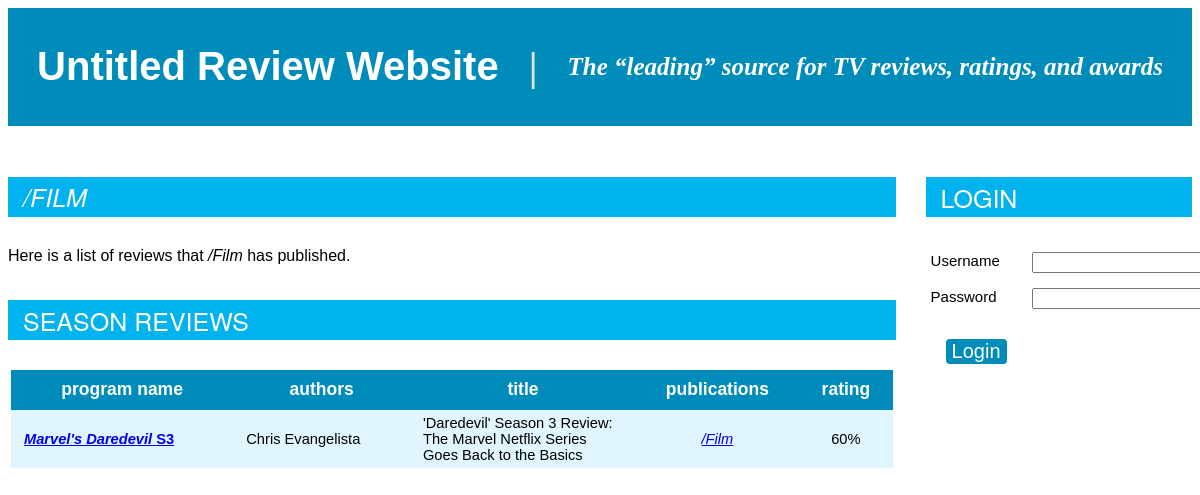
Page /scripts/publication.php?id=/Film on the committed database.
### tables this page shows
CREATE TABLE IF NOT EXISTS Review
	(reviewID INTEGER PRIMARY KEY AUTO_INCREMENT, 
	rating DOUBLE, 
	progID INTEGER, 
    serialID INTEGER,
	seasonID INTEGER,
    FOREIGN KEY(progID)
		REFERENCES Program(progID)
        ON DELETE CASCADE
        ON UPDATE CASCADE,
	FOREIGN KEY(serialID, seasonID)
		REFERENCES Season(serialID, seasonID)
        ON DELETE CASCADE
        ON UPDATE CASCADE
);

CREATE TABLE IF NOT EXISTS Serial
	(serialID INTEGER PRIMARY KEY AUTO_INCREMENT, 
	name VARCHAR(50)
);

CREATE TABLE IF NOT EXISTS Season
	(serialID INTEGER, 
	seasonID INTEGER, 
	orderingPlatformID INTEGER,
	announceDate DATE, 
	renewed BOOL,
	PRIMARY KEY(serialID, seasonID),
	FOREIGN KEY(serialID)
		REFERENCES Serial(serialID)
		ON DELETE CASCADE
		ON UPDATE CASCADE,
	FOREIGN KEY(orderingPlatformID)
		REFERENCES Platform(platformID)
		ON DELETE CASCADE
		ON UPDATE CASCADE
);

CREATE TABLE IF NOT EXISTS CriticReview
	(reviewID INTEGER PRIMARY KEY, 
	title VARCHAR(250), 
	textExcerpt VARCHAR(1000),
	FOREIGN KEY(reviewID)
		REFERENCES Review(reviewID)
		ON DELETE CASCADE
		ON UPDATE CASCADE
);

CREATE TABLE IF NOT EXISTS Publishes
	(publicationName VARCHAR(40), 
	reviewID INTEGER, 
	date DATE,
	PRIMARY KEY(publicationName, reviewID),
	FOREIGN KEY(publicationName) 
		REFERENCES Publication(publicationName) 
		ON DELETE CASCADE
		ON UPDATE CASCADE,
	FOREIGN KEY(reviewID) 
		REFERENCES CriticReview(reviewID) 
		ON DELETE CASCADE
		ON UPDATE CASCADE
);

### scripts/publication.php (the view, shortened to what this page needs)
<html>
	<head>
		<link href="style.css" rel="stylesheet" type="text/css">
		<div id="top">
			<a class="header-link" href="<?php echo "http://" . $_SERVER['HTTP_HOST']; ?>"><h1>Untitled Review Website</h1></a>
			<span class="separator"><b>|</b></span>
			<h2>The “leading” source for TV reviews, ratings, and awards</h2>
		</div>
	</head>
	<body>
		<div class="column-left">
<?php
$servername = "localhost:3306";
$username = "application";
$password = "applicationPASSWORD";
$dbname = "untitled_review_website";
echo "<span class=\"content-header\"><h3><i>" . $_GET['name'] . "</i></h3></span>";
$conn = new mysqli($servername, $username, $password, $dbname);
if ($conn->connect_error) {
	$error = true;
} else {
	$seasonSql = "SELECT R.reviewID, S.serialID, SE.name AS showName, S.seasonID, CR.title, R.rating
					FROM Review R
					JOIN CriticReview CR ON R.reviewID = CR.reviewID
					JOIN Publishes P ON CR.reviewID = P.reviewID
					JOIN Season S ON R.serialID = S.serialID AND R.seasonID = S.seasonID
					JOIN Serial SE ON S.serialID = SE.serialID
					WHERE P.publicationName = \"" . $_GET['name'] . "\"
					ORDER BY R.reviewID";
	$seasonResult = $conn->query($seasonSql);
	$programSql = "SELECT R.reviewID, R.progID, ES.serialID, ES.name AS showName,
					ES.seasonID, ES.epID, P.name AS programName, R.rating, CR.title
					FROM Review R
					JOIN CriticReview CR ON R.reviewID = CR.reviewID
					JOIN Publishes PU ON CR.reviewID = PU.reviewID
					JOIN Program P ON R.progID = P.progID
					LEFT JOIN (SELECT E.progID, E.serialID, E.seasonID, E.epID, S.name
						FROM Episode E
						LEFT JOIN Serial S
						ON S.serialID = E.serialID) ES
					ON ES.progID = P.progID
					WHERE PU.publicationName = \"" . $_GET['name'] . "\"
					ORDER BY R.reviewID";
	$programResult = $conn->query($programSql);
	$type = "Season";
	$result = $seasonResult;
	if ($seasonResult->num_rows > 0 || $programResult->num_rows > 0) {
		echo "<p>Here is a list of reviews that <i>" . $_GET['name'] . "</i> has published.</p>";
		for ($i=1; $i<=2; $i++) {
			if ($result->num_rows > 0) {
				echo "<span class=\"content-header\"><h3>" . $type . " Reviews</h3></span>
						<table align=\"center\" class=\"listing\">
							<tr>
								<th>Program Name</th>
								<th>Authors</th>
								<th>Title</th>
								<th>Publications</th>
								<th>Rating</th>
							</tr>";
				while ($row = $result->fetch_assoc()) {
					if ($row["programName"] == null) {
						$showLink = "http://" . $_SERVER['HTTP_HOST']. "/season?serialID=" . $row["serialID"] . "&seasonID=" . $row["seasonID"];
						$showDescriptor = "";
						$showTitle = "<a href=\"" . $showLink . "\"><b><i>" . $row["showName"] . "</i> S" . $row["seasonID"] . "</b></a>";
					}
					echo "<tr class=\"table-entry\">
							<td>" . $showDescriptor . $showTitle . "</td>
							<td>";
					$authorSql = "SELECT DISTINCT(C.name)
									FROM Critic C, CriticWrites CW
									WHERE C.reviewerID = CW.reviewerID
										AND CW.reviewID = " . $row["reviewID"];
					$authorResult = $conn->query($authorSql);
					while ($innerRow = $authorResult->fetch_assoc()) {
						echo "<p>" . $innerRow['name'] . "</p>";
					}
					echo "</td>
							<td style=\"width:200px\">" . $row['title'] . "</td>
							<td align=\"center\">";
					$pubSql = "SELECT publicationName
								FROM Publishes
								WHERE reviewID = " . $row["reviewID"];
					$pubResult = $conn->query($pubSql);
					while ($innerRow = $pubResult->fetch_assoc()) {
						echo "<p><i><a href=\"http://" . $_SERVER['HTTP_HOST'] . "/publication?id=" . $innerRow['publicationName'] . "\">
							" . $innerRow['publicationName'] . "</a></i></p>";
					}
					echo "</td>
							<td align=\"center\">" . $row['rating'] . "%</td>
						  </tr>";
				}
				echo "</table>";
			}
			$type = "Program";
			$result = $programResult;
		}
	} else {
		$error = true;
	}
}
?>
		</div>
		<div class="column-right">
<?php
$criticID = isset($_GET['id']) ? $_GET['id'] : $_POST['id'];
if (isset($_SESSION['logged_in']) && !isset($_POST['logout'])) {
	$user_descriptor = "<b>" . $_SESSION['username'] . "</b>";
	if (isset($_SESSION['is_critic']) && $_SESSION['is_critic']) {
		$servername = "localhost:3306";
		$username = "application";
		$password = "applicationPASSWORD";
		$dbname = "untitled_review_website";
		$conn = new mysqli($servername, $username, $password, $dbname);
		if (!$conn->connect_error) {
			$sql = "SELECT name FROM Critic WHERE dbUsername = '" . $_SESSION['username'] . "'";
			$result = $conn->query($sql);
			if ($result->num_rows > 0) {
				$row = $result->fetch_assoc();
				$user_descriptor = "<b>" . $row['name'] . "</b> (" . $_SESSION['username'] . ")";
			}
		}
		$conn->close();
	}
	echo "<div id=\"account\">
			<span class=\"content-header\"><h3>Account</h3></span>
					<p>Welcome, " . $user_descriptor . "</b>!</p>";
	if (isset($_SESSION['is_critic']) && $_SESSION['is_critic']) {
		echo "<p>Search for a program to add a review to, or click
			<a href=\"http://" . $_SERVER['HTTP_HOST'] . "/critic_management\">here</a>
			to view and update your reviews.</p>";
	}
	if(isset($_SESSION['is_admin']) && $_SESSION['is_admin']) {
		echo "<p>Click <a href=\"http://" . $_SERVER['HTTP_HOST'] . "/admin_management\">here</a>
			to add data to the review website database.</p>";
	}
	echo "<form action=\"" . $_SERVER['PHP_SELF'] . "\" method=\"post\">
			<input type=\"hidden\" name=\"id\" value=\"" . $criticID . "\">
			<button type=\"submit\" name=\"logout\">Logout</button>
		  </form>
		  </div>";
} else {
	echo "<div id=\"login-form\">
		  <span class=\"content-header\"><h3>Login</h3></span>
		  <form action=\"" . $_SERVER['PHP_SELF'] . "\" method=\"post\">
			<input type=\"hidden\" name=\"id\" value=\"" . $criticID . "\">
			<table class=\"plain\">
				<tr>
					<td>Username</td>
					<td><input type=\"text\" name=\"username\"
						value=\"" . (isset($_POST['username']) ? $_POST['username'] : '') . "\"</td>
				</tr>
				<tr>
					<td>Password</td>
					<td><input type=\"password\" name=\"password\"
						value=\"" . (isset($_POST['password']) ? $_POST['password'] : '') . "\"</td>
				</tr>
				<tr>
					<td><button type=\"submit\" name=\"login\">Login</button></td>
				</tr>
			</table>
		  </form>";
}
?>
			  </div>
	</body>
</html>

### scripts/style.css (style rules this page uses)
html { overflow-y:scroll; }
#top { background-color:#008cbb; clear:both; display:flex; align-items:center; justify-content:center; height:15%; width:auto; margin:0px 0px 16px 0px; }
.column-left { float:left; width:75%; }
.column-right { float:right; width:22.5%; }
.content-header { background-color:#00B2EE; clear:both; margin-top:35px; margin-bottom:30px; display:block; padding-left:15px; line-height:40px; }
.separator { color:#e3e3e3; font-size:40; display:inline; margin-left:30px; margin-right:30px; }
h1 { color:white; font-size:40; font-family:sans-serif; display:inline; }
h2 { color:white; font-size:25; display:inline; font-style:italic; font-family:serif; }
h3 { color:white; font-size:25; display:inline; font-family:"HelveticaNeue-Light", "Helvetica Neue Light", "Helvetica Neue", Helvetica, Arial, "Lucida Grande", sans-serif; font-weight:200; text-transform:uppercase; }
p { font-family:sans-serif; }
table.plain { font-family:sans-serif; border-collapse:collapse; font-size:15; padding:30px; }
table.plain th, table.plain td { padding:5px; padding-bottom:10px; vertical-align:top; }
table.listing { clear:both; width:73.5vw; font-family:sans-serif; border-collapse:collapse; font-size:11pt; margin-bottom:30px; }
table.listing th { background-color:#008cbb; color:white; text-align:center; padding:0px 13px 0px 13px; text-transform:lowercase; font-size:17.5px; }
table.listing tr { height:45px; }
table.listing tr:nth-child(1) { height:40px; }
table.listing tr:nth-child(even) { background-color:#e0f5ff; }
table.listing tr:nth-child(odd) { background-color:white; }
table.listing td { padding:5px 13px 5px 13px; }
.table-entry { height:40px; }
.header-link { text-decoration:none; }
button, input[type=button] { background-color:#008cbb; border:none; color:white; border-radius:4px; font-size:20; margin:15px; }

### rows in the picture
review: serial.name "Marvel's Daredevil", season.seasonID "3", name "Chris Evangelista", criticreview.title "'Daredevil' Season 3 Review: The Marvel Netflix Series Goes Back to the Basics", rating "60"
publishes: publicationName "/Film"

### other values in the picture
$_GET['name'] "/FILM"
$_GET['name'] "/Film"
